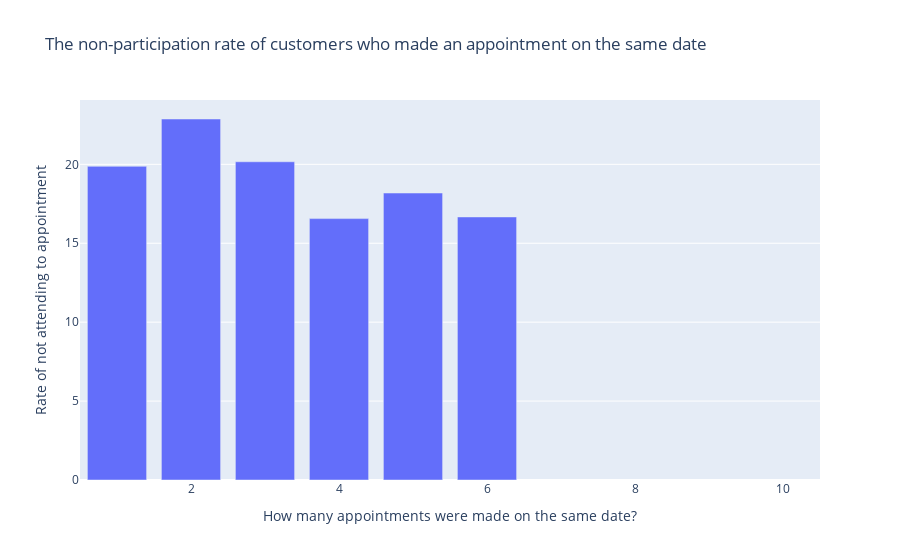

Notebook code cell kept with this figure:
### Markdown cell above
#### Aynı güne birden fazla randevu alanların katılım oranı

### Code cell
plt.figure(figsize=(20, 15))
dayapprate=noshowyes.value_counts()/(noshowno.value_counts()+noshowyes.value_counts())*100
import plotly.express as px

fig = px.bar(data_frame=dayapprate, 
             x=dayapprate.index, 
             y=dayapprate.values,title="The non-participation rate of customers who made an appointment on the same date",
                 labels={"index": "How many appointments were made on the same date?",  
                         "y": "Rate of not attending to appointment"})

fig.show()

### Figure 1 — Plotly figure (JSON) as saved in the notebook; plotly's stock layout.template omitted (floating-point values rounded to 4 significant figures)
{"data": [{"alignmentgroup": "True", "hovertemplate": "How many appointments were made on the same date?=%{x}<br>Rate of not attending to appointment=%{y}<extra></extra>", "legendgroup": "", "marker": {"color": "#636efa"}, "name": "", "offsetgroup": "", "orientation": "v", "showlegend": false, "textposition": "auto", "type": "bar", "x": [1, 2, 3, 4, 5, 6, 8, 10], "xaxis": "x", "y": [19.87, 22.87, 20.16, 16.56, 18.18, 16.67, null, null], "yaxis": "y"}], "layout": {"barmode": "relative", "legend": {"tracegroupgap": 0}, "title": {"text": "The non-participation rate of customers who made an appointment on the same date"}, "xaxis": {"anchor": "y", "domain": [0, 1], "title": {"text": "How many appointments were made on the same date?"}}, "yaxis": {"anchor": "x", "domain": [0, 1], "title": {"text": "Rate of not attending to appointment"}}}}
